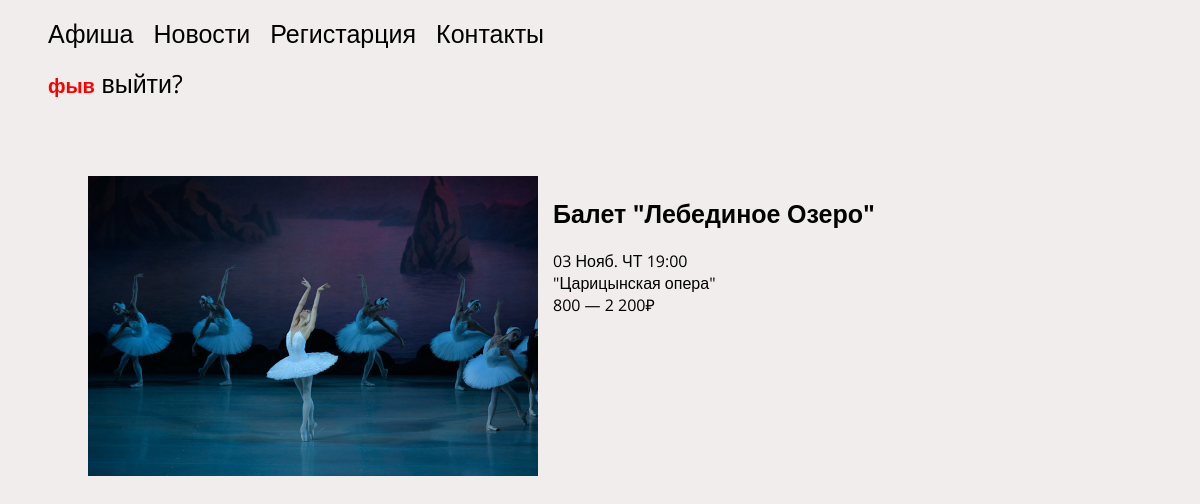
Page /theatre.php?posterid=4 (signed in) on the committed database.
### tables this page shows
CREATE TABLE `user` (
  `id` int NOT NULL,
  `login` varchar(255) NOT NULL,
  `password` varchar(255) NOT NULL
);

CREATE TABLE `poster` (
  `id` int NOT NULL,
  `img` varchar(255) NOT NULL,
  `name` varchar(255) NOT NULL,
  `date` varchar(255) NOT NULL,
  `place` varchar(255) NOT NULL,
  `price` varchar(255) NOT NULL
);

### theatre.php (the view, shortened to what this page needs)
<?php include 'connect.php' ?>
<!DOCTYPE html>
<html lang="ru">
<head>
    <link rel="stylesheet" href="/style/style.css">
</head>
<body>
    <header class="header">
        <div class="header-container ">
            <nav class="header-nav">
                <ul class="menu flex">
                    <li>
                        <a href="index.php" class="header-link">Афиша</a>
                    </li>
                    <li>
                        <a href="#">Новости</a>
                    <li>
                        <a href="reg.php">Регистарция</a>
                    </li>
                    </li>
                    <li>
                        <a href="#">Контакты</a>
                    </li>
                </ul>
                <?php
                echo "<ul class='header-cabinet'>";
                if (isset($_SESSION["userid"])) {
                    $currentID = $_SESSION["userid"];
                    $loginSelect = "SELECT login FROM `user` WHERE id = '$currentID'";
                    $loginResult = mysqli_query($conn, $loginSelect);
                    $loginFetch = mysqli_fetch_array($loginResult);
                    echo "<span class ='nameclass'>" . $loginFetch['login'] . "</span>";
                    echo "<a href='exit.php'>" . " выйти?" . "</a>";
                } else {
                    echo "<a href='auth.php'>" . "Авторизация" . "</a>";
                }
                echo "</ul>"
                ?>
            </nav>
        </div>
    </header>
    <main class="main">
        <section class="section concert-about concert-about__section">
            <div class="container concert-about__container">
                <?php
                $poster = $_GET['posterid'];
                $posterIDSelect = "SELECT * FROM `poster` WHERE id = '$poster'";
                $posterIDSelectResult = mysqli_query($conn, $posterIDSelect);
                foreach ($posterIDSelectResult as $posterIDRow) {
                    echo "<div class='concert-about__wrapper'>";
                    echo "<img src='img/" . $posterIDRow['img'] . "' class='concert__image alt=''>";
                    echo "<div class='concert-about__content__wrapper'>";
                    echo "<h2 class='about__header'>" .
                        "<a href='index.php?name=' class='about__link'>" . $posterIDRow['name'] . "</a>" .
                        "</h2>";
                    echo "<span class='concert-about__span'>" . "$posterIDRow[date]" . "</span>";
                    echo "<span class='concert-about__span'>" . "$posterIDRow[place]" . "</span>";
                    echo "<span class='concert-about__span'>" . "$posterIDRow[price]" . "</span>";
                    echo "</div>";
                }
                ?>
            </div>
        </section>
    </main>
</body>
</html>

### style/style.css (style rules this page uses)
html { box-sizing: border-box; }
a { align-items: center; text-decoration: none; color: black; font-size: 25px; padding-right: 20px; }
body { background-color: rgb(241, 237, 237); font-family: 'Open Sans', sans-serif; }
.header { padding-bottom: 10px; }
.flex { display: flex; }
.container { padding: 0 15px; margin: 0 auto; max-width: 1024px; }
ul { list-style: none; }
.nameclass { font-family: 'Open Sans', sans-serif; color: red; font-size: 20px; font-weight: 600; }
img { max-width: 100%; }
.concert__image { max-height: 300px; }
.concert-about__wrapper { display: flex; flex-direction: row; margin-bottom: 20px; }
.concert-about__container { padding-top: 50px; }
.concert-about__content__wrapper { display: flex; flex-direction: column; align-content: center; padding: 0 15px; }

### rows in the picture
user: login "фыв"
poster: img (picture), name "Балет \"Лебединое Озеро\"", date "03 Нояб. ЧТ 19:00", place "\"Царицынская опера\"", price "800 — 2 200₽"
